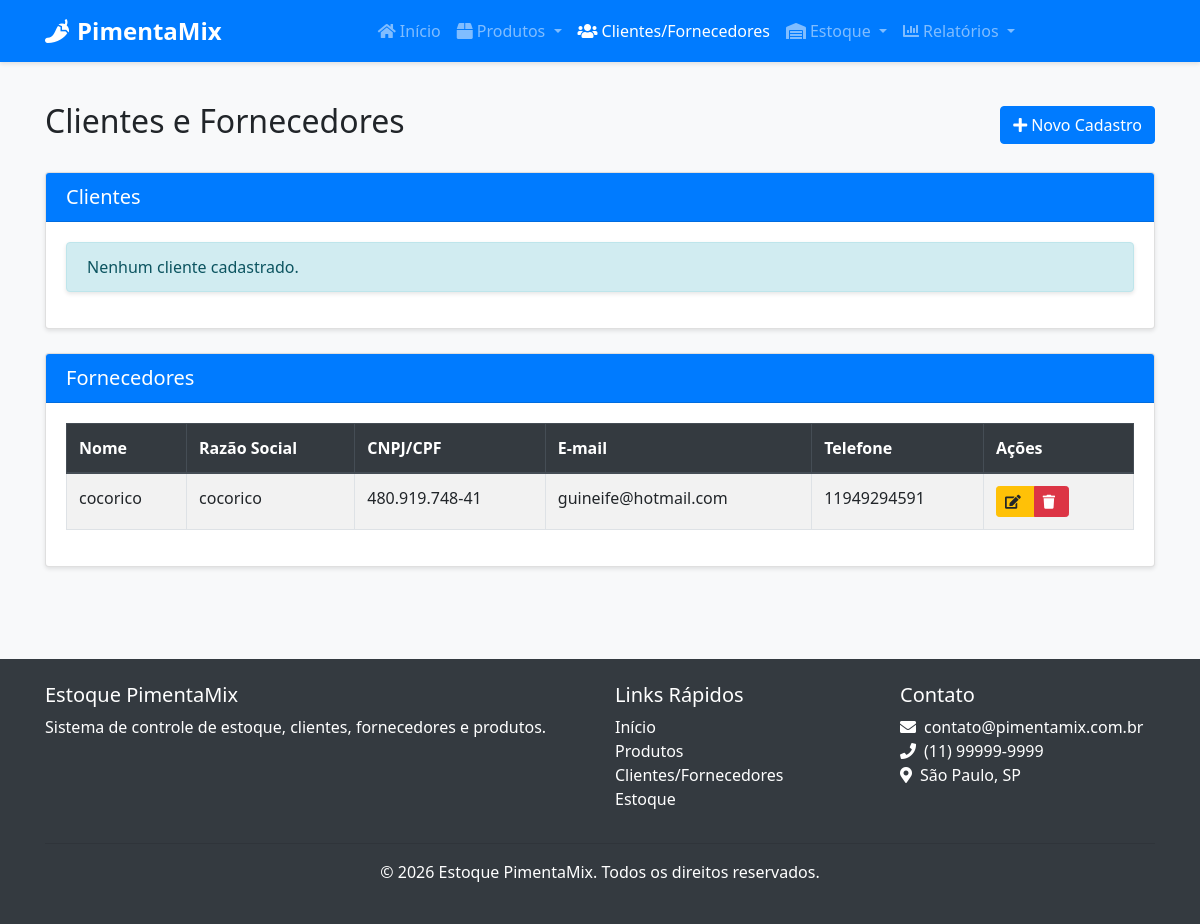
/clientes-fornecedores/, run on the app's committed database.
### src/models/cliente_fornecedor.py (models this page shows, shortened)
class ClienteFornecedor(db.Model):
    __tablename__ = 'cliente_fornecedor'
    id = db.Column(db.Integer, primary_key=True)
    nome = db.Column(db.String(100), nullable=False)
    razao_social = db.Column(db.String(100), nullable=True)
    nome_fantasia = db.Column(db.String(100), nullable=True)
    cpf_cnpj = db.Column(db.String(20), nullable=True, unique=True)
    email = db.Column(db.String(100), nullable=False)
    telefone = db.Column(db.String(20), nullable=False)
    endereco = db.Column(db.Text, nullable=True)
    observacoes = db.Column(db.Text, nullable=True)
    eh_cliente = db.Column(db.Boolean, default=False)
    eh_fornecedor = db.Column(db.Boolean, default=False)
    data_cadastro = db.Column(db.DateTime, default=datetime.utcnow)
    responsaveis = db.relationship('Responsavel', backref='cliente_fornecedor', lazy=True, cascade="all, delete-orphan")
    contatos = db.relationship('Contato', backref='cliente_fornecedor', lazy=True, cascade="all, delete-orphan")
    produtos_fornecidos = db.relationship('Produto', backref='fornecedor', lazy=True)
    entradas_estoque = db.relationship('EntradaEstoque', backref='fornecedor', lazy=True)
    saidas_estoque = db.relationship('SaidaEstoque', backref='cliente', lazy=True)

### src/routes/cliente_fornecedor.py (the view)
@cliente_fornecedor_bp.route('/')
def listar():
    clientes = ClienteFornecedor.query.filter_by(eh_cliente=True).all()
    fornecedores = ClienteFornecedor.query.filter_by(eh_fornecedor=True).all()
    return render_template('cliente_fornecedor/listar.html', clientes=clientes, fornecedores=fornecedores)

### src/templates/cliente_fornecedor/listar.html (shortened to what this page needs)
{% extends "base.html" %}
{% block content %}
<div class="container">
    <div class="d-flex justify-content-between align-items-center mb-4">
        <h2>Clientes e Fornecedores</h2>
        <a href="{{ url_for('cliente_fornecedor.novo') }}" class="btn btn-primary">
            <i class="fas fa-plus mr-1"></i>Novo Cadastro
        </a>
    </div>
    <div class="card mb-4">
        <div class="card-header bg-primary text-white">
            <h5 class="mb-0">Clientes</h5>
        </div>
        <div class="card-body">
            {% if clientes %}
                <div class="table-responsive">
                    <table class="table table-striped table-bordered">
                        <thead class="thead-dark">
                            <tr>
                                <th>Nome</th>
                                <th>CPF/CNPJ</th>
                                <th>E-mail</th>
                                <th>Telefone</th>
                                <th width="150">Ações</th>
                            </tr>
                        </thead>
                        <tbody>
                            {% for cliente in clientes %}
                                <tr>
                                    <td>{{ cliente.nome }}</td>
                                    <td>{{ cliente.cpf_cnpj }}</td>
                                    <td>{{ cliente.email }}</td>
                                    <td>{{ cliente.telefone }}</td>
                                    <td>
                                        <div class="btn-group">
                                            <a href="{{ url_for('cliente_fornecedor.editar', id=cliente.id, aba='cliente') }}" class="btn btn-sm btn-warning">
                                                <i class="fas fa-edit"></i>
                                            </a>
                                            <button type="button" class="btn btn-sm btn-danger btn-excluir" data-id="{{ cliente.id }}" data-tipo="cliente">
                                                <i class="fas fa-trash"></i>
                                            </button>
                                        </div>
                                    </td>
                                </tr>
                            {% endfor %}
                        </tbody>
                    </table>
                </div>
            {% else %}
                <div class="alert alert-info">
                    Nenhum cliente cadastrado.
                </div>
            {% endif %}
        </div>
    </div>
    <div class="card">
        <div class="card-header bg-primary text-white">
            <h5 class="mb-0">Fornecedores</h5>
        </div>
        <div class="card-body">
            {% if fornecedores %}
                <div class="table-responsive">
                    <table class="table table-striped table-bordered">
                        <thead class="thead-dark">
                            <tr>
                                <th>Nome</th>
                                <th>Razão Social</th>
                                <th>CNPJ/CPF</th>
                                <th>E-mail</th>
                                <th>Telefone</th>
                                <th width="150">Ações</th>
                            </tr>
                        </thead>
                        <tbody>
                            {% for fornecedor in fornecedores %}
                                <tr>
                                    <td>{{ fornecedor.nome }}</td>
                                    <td>{{ fornecedor.razao_social or '-' }}</td>
                                    <td>{{ fornecedor.cpf_cnpj }}</td>
                                    <td>{{ fornecedor.email }}</td>
                                    <td>{{ fornecedor.telefone }}</td>
                                    <td>
                                        <div class="btn-group">
                                            <a href="{{ url_for('cliente_fornecedor.editar', id=fornecedor.id, aba='fornecedor') }}" class="btn btn-sm btn-warning">
                                                <i class="fas fa-edit"></i>
                                            </a>
                                            <button type="button" class="btn btn-sm btn-danger btn-excluir" data-id="{{ fornecedor.id }}" data-tipo="fornecedor">
                                                <i class="fas fa-trash"></i>
                                            </button>
                                        </div>
                                    </td>
                                </tr>
                            {% endfor %}
                        </tbody>
                    </table>
                </div>
            {% else %}
                <div class="alert alert-info">
                    Nenhum fornecedor cadastrado.
                </div>
            {% endif %}
        </div>
    </div>
</div>
{% endblock %}

### src/static/css/style.css (style rules this page uses)
body { font-family: 'Segoe UI', Tahoma, Geneva, Verdana, sans-serif; background-color: #f8f9fa; }
.card { box-shadow: 0 2px 4px rgba(0, 0, 0, 0.1); transition: all 0.3s ease; margin-bottom: 20px; }
.card-header { font-weight: bold; }
.btn i { margin-right: 5px; }
.table thead th { background-color: #343a40; color: white; border-color: #454d55; }
.table-striped tbody tr:nth-of-type(odd) { background-color: rgba(0, 0, 0, 0.05); }
.alert { border-radius: 0.25rem; box-shadow: 0 2px 4px rgba(0, 0, 0, 0.1); }

### data on the page
ClienteFornecedor: nome "cocorico", razao_social "cocorico", cpf_cnpj "480.919.748-41", email "guineife@hotmail.com", telefone "11949294591"
